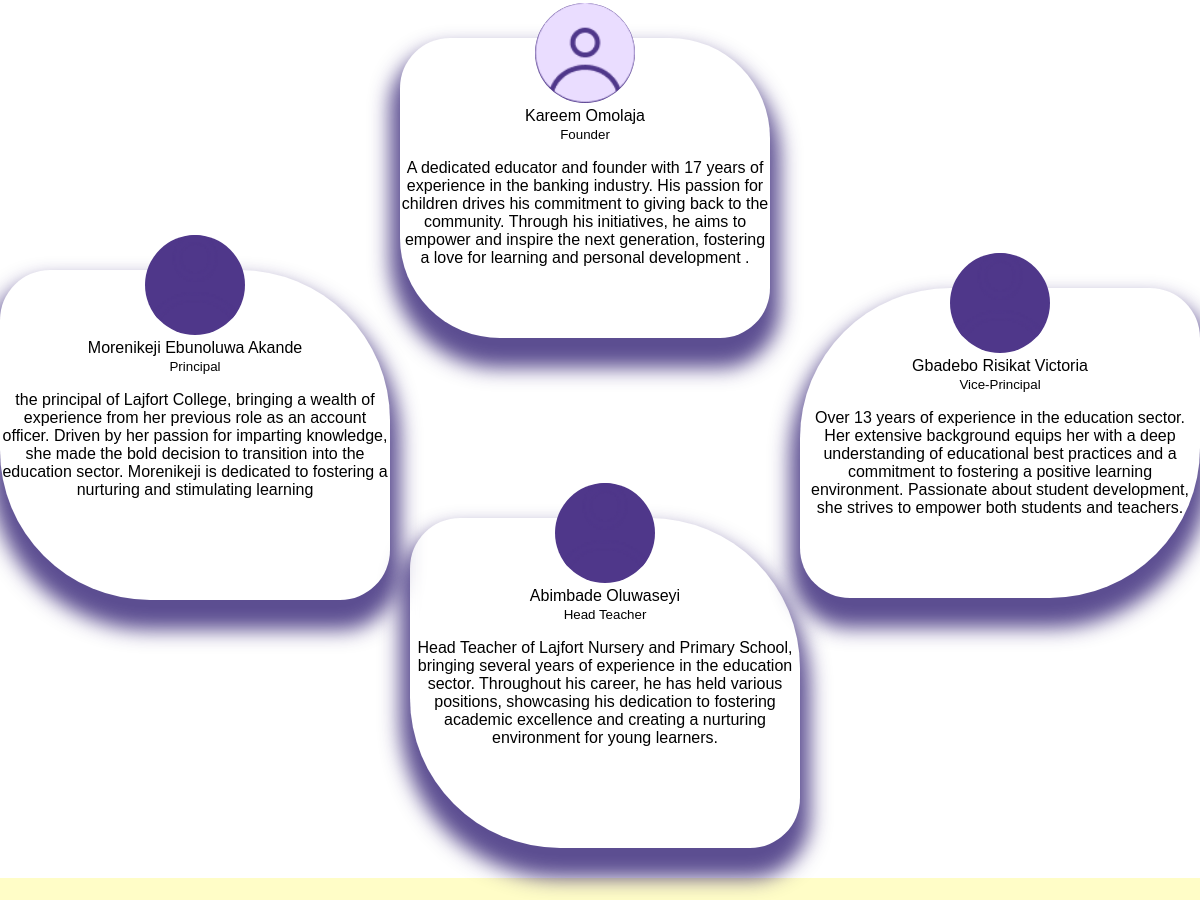
/ (middle part), run on an earlier commit of the app's database.
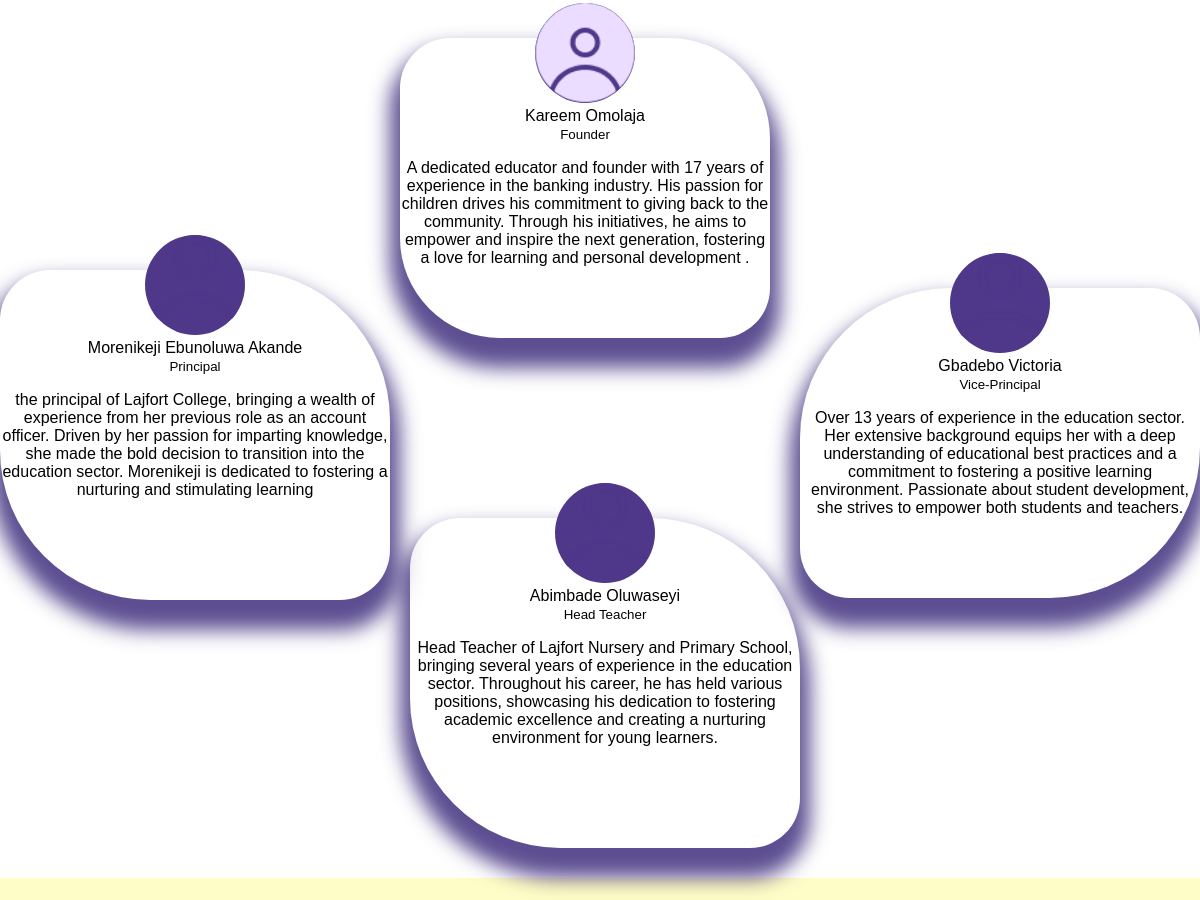
And on a later commit of the database.
### Lajfortapp/models.py (models this page shows)
class VicePrincipal(models.Model):
    name = models.CharField(max_length=100)
    image = models.ImageField(default="Lajfort-default-profile.png")
    speech = models.TextField(max_length=300)

### Lajfortapp/views.py (the view)
# urls.py: 2. Add a URL to urlpatterns:  path('', views.home, name='home')
def home(request):
    about = About.objects.all()
    gallery = Gallerie.objects.all().order_by('-id')[:6]
    principal = Principal.objects.all()
    vicePrincipal = VicePrincipal.objects.all()
    founder = Founder.objects.all()
    headTeacher = HeadTeacher.objects.all()
    return render(request,'home.html',{'about':about,'gallery':gallery,'principal':principal,'vicePrincipal':vicePrincipal,'founder':founder,'headTeacher':headTeacher})

### Templates/home.html (shortened to what this page needs)
{% load static %}
<!DOCTYPE html>
<html lang="en">
<head>
    <link rel="stylesheet" href="{% static 'css/home.css' %}">
</head>
<body>
    <section class="staff">
        <div>
            {% for p in principal %}
            <div class="principal">
                <img src="{{p.image.url}}" class="personnel-pics" alt="">
                <div>
                    <p class="pp">{{p.name}}</p>
                    <small class="pp">Principal</small>
                    <p class="speech">{{p.speech}}</p>
                </div>
            </div>
            {% endfor %}
        </div>
        <div>
            {% for f in founder %}
            <div class="founder">
                <img src="{{f.image.url}}" class="personnel-pics" alt="">
                <div>
                    <p class="pp">{{f.name}}</p>
                    <small class="pp">Founder</small>
                    <p>{{f.speech}}</p>
                </div>
            </div>
            {% endfor %} {% for ht in headTeacher %}
            <div class="head-teacher">
                <img src="{{ht.image.url}}" class="personnel-pics" alt="">
                <div>
                    <p class="pp">{{ht.name}}</p>
                    <small class="pp">Head Teacher</small>
                    <p class="speech">{{ht.speech}}</p>
                </div>
            </div>
            {% endfor %}
        </div>
        <div class="right-part">
            {% for vp in vicePrincipal %}
            <div class="vice-principal">
                <img src="{{vp.image.url}}" class="personnel-pics" alt="">
                <div>
                    <p class="pp">{{vp.name}}</p>
                    <small class="">Vice-Principal</small>
                    <p>{{vp.speech}}</p>
                </div>
            </div>
            {% endfor %}
        </div>
    </section>
    <section class="home-gallery">
    </section>
</body>
</html>

What changed in the data, as far as the page shows it:
changed VicePrincipal: name "Gbadebo Risikat Victoria" → "Gbadebo Victoria"
